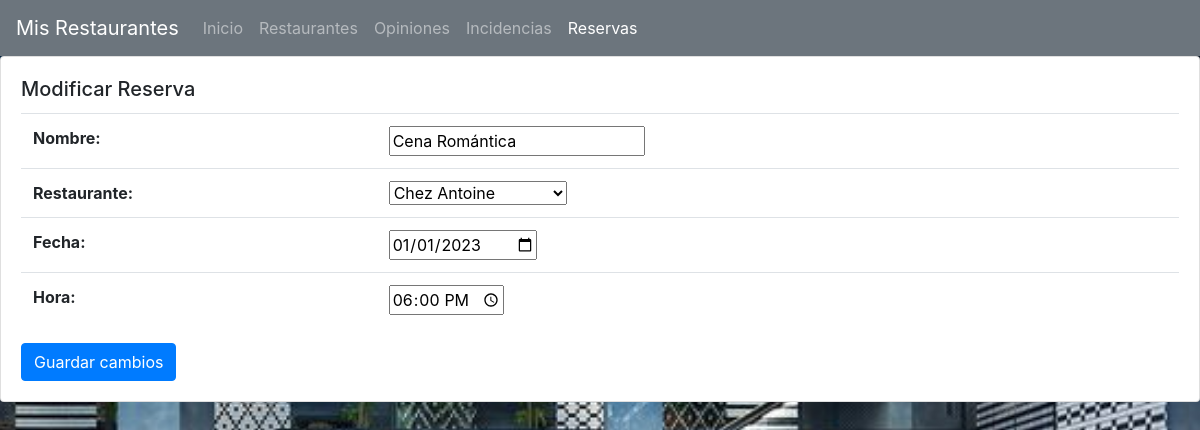
Screenshot of /modificar_reserva.php?id=1 with the database file from the repository.
### tables this page shows
CREATE TABLE reservas (
    id INT PRIMARY KEY AUTO_INCREMENT,
    fecha DATE NOT NULL,
    hora TIME NOT NULL,
    nombre VARCHAR(255),
    id_usuario INT,
    id_restaurante INT,
    FOREIGN KEY (id_usuario) REFERENCES usuarios(id),
    FOREIGN KEY (id_restaurante) REFERENCES restaurantes(id)
);

### modificar_reserva.php (the view, shortened to what this page needs)
<?php
require_once 'db.php';
?>
<!DOCTYPE html>
<html lang="es">
<head>
    <link rel="stylesheet" href="https://stackpath.bootstrapcdn.com/bootstrap/4.5.2/css/bootstrap.min.css">
    <link rel="stylesheet" href="estilo.css">
</head>
<body>
   <nav class="navbar navbar-expand-lg navbar-dark bg-secondary">
    <a class="navbar-brand" href="index.php">Mis Restaurantes</a>
    <div class="collapse navbar-collapse" id="navbarNav">
        <ul class="navbar-nav">
            <li class="nav-item ">
                <a class="nav-link" href="index.php">Inicio</a>
            </li>
            <li class="nav-item ">
                <a class="nav-link" href="restaurantes.php">Restaurantes</a>
            </li>
            <li class="nav-item">
                <a class="nav-link" href="opiniones.php">Opiniones</a>
            </li>
            <li class="nav-item">
                <a class="nav-link" href="incidencias.php">Incidencias</a>
            </li>
            <li class="nav-item active">
                <a class="nav-link" href="reservas.php">Reservas</a>
            </li>
        </ul>
    </div>
</nav>
<?php
if (isset($_GET['id'])) {
    $idReserva = $_GET['id'];
    $sqlReserva = "SELECT * FROM reservas WHERE id = $idReserva";
    $resultReserva = $conn->query($sqlReserva);
    if ($resultReserva && $resultReserva->num_rows > 0) {
        $rowReserva = $resultReserva->fetch_assoc();
        $sqlRestaurantes = "SELECT id, nombre FROM restaurantes";
        $resultRestaurantes = $conn->query($sqlRestaurantes);
        echo '<div class="card">';
        echo '<div class="card-body">';
        echo '<h5 class="card-title">Modificar Reserva</h5>';
        echo '<form action="proceso_modificar_reserva.php" method="POST">';
        echo '<table class="table">';
        echo '<tr>';
        echo '<th>Nombre:</th>';
        echo '<td><input type="text" name="nombre" value="' . $rowReserva['nombre'] . '" required></td>';
        echo '</tr>';
        echo '<tr>';
        echo '<th>Restaurante:</th>';
        echo '<td>';
        echo '<select name="id_restaurante" required>';
        while ($rowRestaurante = $resultRestaurantes->fetch_assoc()) {
            $selected = ($rowRestaurante['id'] == $rowReserva['id_restaurante']) ? 'selected' : '';
            echo '<option value="' . $rowRestaurante['id'] . '" ' . $selected . '>' . $rowRestaurante['nombre'] . '</option>';
        }
        echo '</select>';
        echo '</td>';
        echo '</tr>';
        echo '<tr>';
        echo '<th>Fecha:</th>';
        echo '<td><input type="date" name="fecha" value="' . $rowReserva['fecha'] . '" required></td>';
        echo '</tr>';
        echo '<tr>';
        echo '<th>Hora:</th>';
        echo '<td><input type="time" name="hora" value="' . $rowReserva['hora'] . '" required></td>';
        echo '</tr>';
echo '</table>';
echo '<button type="submit" class="btn btn-primary">Guardar cambios</button>';
echo '</form>';
echo '</div>';
echo '</div>';
} else {
    echo "No se encontró la reserva.";
}
} else {
    echo "ID de reserva no proporcionado.";
}
?>
</body>
</html>

### estilo.css (style rules this page uses)
body { background-image: url("restaurante.jpg"); background-repeat: no-repeat; background-attachment: fixed; background-size: cover; }

### rows the page displays
reservas: nombre "Cena Romántica", fecha "01/01/2023", hora "18:00:00"

### other values shown
form field id_restaurante "Chez Antoine"
